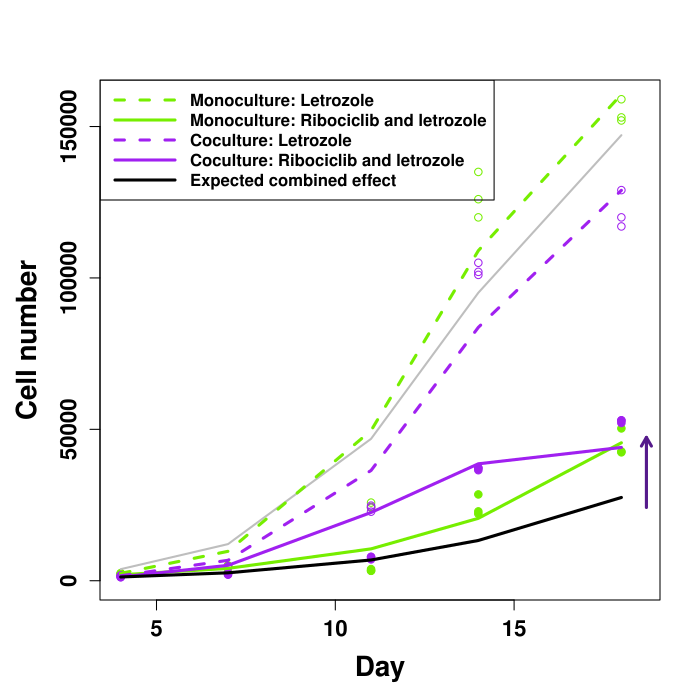

This figure's R source:
########################################################################
# Illustrate facilitation with other treatments (allfacil.R)
# Letrozole1 with lvl2=2: Point, no facilitation of S cells

pdf("suppfig9.pdf")
par(mar=c(5,5,4,2),font=2, font.axis=2, font.lab=2,
#    font.main=2,family="Arial")
    font.main=2)
days <- c(4,7,11,14,18)
lvl2s <- c(2,2,3)

########################################################################
# Illustrate facilitation modification (allfacilmod.R)
# Letrozole1 with lvl2=2: Point, facilitation of S cells reduced

inm <- 1
  nm <- "Letrozole4"
  tfile <- get(nm)
  tfile.rK <- get(paste0(nm,".rK"))
  lvl1 <- 2
  lvl2  <- 2

# Pull out the S files
  controlS <- subset(tfile,env=="S" & type=="S" & day %in% days &
                   ilvl1==1 & ilvl2==lvl2)
  riboS <- subset(tfile,env=="S" & type=="S" & day %in% days &
                  ilvl1==lvl1 & ilvl2==lvl2)
  competeS <- subset(tfile,env=="M" & type=="S" & day %in% days &
                   ilvl1==1 & ilvl2==lvl2)
  facilS <- subset(tfile,env=="M" & type=="S" & day %in% days &
                  ilvl1==lvl1 & ilvl2==lvl2)

# Pull out the R files
  controlR <- subset(tfile,env=="R" & type=="R" & day %in% days &
                   ilvl1==1 & ilvl2==lvl2)
  riboR <- subset(tfile,env=="R" & type=="R" & day %in% days &
                  ilvl1==lvl1 & ilvl2==lvl2)
  competeR <- subset(tfile,env=="M" & type=="R" & day %in% days &
                   ilvl1==1 & ilvl2==lvl2)
  facilR <- subset(tfile,env=="M" & type=="R" & day %in% days &
                  ilvl1==lvl1 & ilvl2==lvl2)

# Pull out the fits
  controlS.rK <- subset(tfile.rK,env=="S" & type=="S" & 
                   ilvl1==1 & ilvl2==lvl2)
  riboS.rK <- subset(tfile.rK,env=="S" & type=="S" & 
                  ilvl1==lvl1 & ilvl2==lvl2)
  competeS.rK <- subset(tfile.rK,env=="M" & type=="S" & 
                   ilvl1==1 & ilvl2==lvl2)
  facilS.rK <- subset(tfile.rK,env=="M" & type=="S" & 
                  ilvl1==lvl1 & ilvl2==lvl2)

  controlR.rK <- subset(tfile.rK,env=="R" & type=="R" & 
                   ilvl1==1 & ilvl2==lvl2)
  riboR.rK <- subset(tfile.rK,env=="R" & type=="R" & 
                  ilvl1==lvl1 & ilvl2==lvl2)
  competeR.rK <- subset(tfile.rK,env=="M" & type=="R" & 
                   ilvl1==1 & ilvl2==lvl2)
  facilR.rK <- subset(tfile.rK,env=="M" & type=="R" & 
                  ilvl1==lvl1 & ilvl2==lvl2)

# Make the predictions
  controlpredS <- data.frame(day=days,
                cells=lfun(mean(controlS$cells[controlS$day==4]),
                                controlS.rK$K,controlS.rK$r,days))

  ribopredS <- data.frame(day=days,
                cells=lfun(mean(riboS$cells[riboS$day==4]),
                                riboS.rK$K,riboS.rK$r,days))

  controlpredR <- data.frame(day=days,
                cells=lfun(mean(controlR$cells[controlR$day==4]),
                                controlR.rK$K,controlR.rK$r,days))

  ribopredR <- data.frame(day=days,
                cells=lfun(mean(riboR$cells[riboR$day==4]),
                                riboR.rK$K,riboR.rK$r,days))

# Pull out the parameters 
  competeparms <- c(rS=competeS.rK$r,
                  KS=competeS.rK$K,
                  rR=competeR.rK$r,
                  KR=competeR.rK$K,
                  alphaRS=competeR.rK$alpha,
                  alphaSR=competeS.rK$alpha)

  facilparms <- c(rS=facilS.rK$r,
                KS=facilS.rK$K,
                rR=facilR.rK$r,
                KR=facilR.rK$K,
                alphaRS=facilR.rK$alpha,
                alphaSR=facilS.rK$alpha)

  init <- c(mean(competeS$cells[competeS$day==4]),
          mean(competeR$cells[competeR$day==4]))
  names(init) <- c("S","R")
  LVout <- as.data.frame(ode(y=init,parms=competeparms,times=days,func=LVmodel))
  competepredS <- LVout$S
  competepredR <- LVout$R

  init <- c(mean(facilS$cells[facilS$day==4]),mean(facilR$cells[facilR$day==4]))
  names(init) <- c("S","R")
  LVout <- as.data.frame(ode(y=init, parms=facilparms,times=days, func=LVmodel))
  facilpredS <- LVout$S
  facilpredR <- LVout$R

# Make the null models to compare
  nullparms <- facilparms
  nullparms["rS"] <- (riboS.rK$r)*(competeS.rK$r)/controlS.rK$r
  nullparms["KS"] <- (riboS.rK$K)*(competeS.rK$K)/controlS.rK$K
  nullparms["rR"] <- (riboR.rK$r)*(competeR.rK$r)/controlR.rK$r
  nullparms["KR"] <- (riboR.rK$K)*(competeR.rK$K)/controlR.rK$K
  LVout <- as.data.frame(ode(y=init, parms=nullparms,times=days, func=LVmodel))
  nullpredS <- LVout$S
  nullpredR <- LVout$R

# Plot up the data for S
  ymax <- max(c(controlS$cells,riboS$cells,competeS$cells,facilS$cells))
  plot(cells ~ day,controlS,pch="",col=camacols["S"],
       xlim=c(4,18.5),ylim=c(0,ymax),
       xlab="Day",ylab="Cell number",cex.lab=1.7,cex.axis=1.3)
  points(cells ~ day,controlS,pch=1,col=camacols["S"])
  points(cells ~ day,riboS,pch=19,col=camacols["S"])
  points(cells ~ day,competeS,pch=1,col="purple")
  points(cells ~ day,facilS,pch=19,col="purple")
  legend("topleft",c("Monoculture: Letrozole",
                     "Monoculture: Ribociclib and letrozole",
                     "Coculture: Letrozole",
                     "Coculture: Ribociclib and letrozole",
                     "Expected combined effect"),lwd=3,seg.len=4,
         col=c(camacols["S"],camacols["S"],"purple","purple","black"),
         lty=c(2,1,2,1,1),cex=1.0)

# Add predicted to the graph
  lines(cells ~ day,untreatedpredS,lwd=2,lty=1,col="gray")
  lines(cells ~ day,controlpredS,lwd=3,lty=2,col=camacols["S"])
  lines(cells ~ day,ribopredS,lwd=3,col=camacols["S"])
  lines(days,competepredS,lwd=3,lty=2,col="purple")
  lines(days,facilpredS,lwd=3,col="purple")
  lines(days,nullpredS,lwd=3,col="black")

# Add arrow
    lday <- 5
    fudge <- -0.2
    fp <- facilpredS[lday]
    lp <- nullpredS[lday]
    dy <- max(days)+0.7
    arrows(dy,fp+fudge*(lp-fp),dy,fp+(1-fudge)*(lp-fp),
          col="purple4",code=1,lty=1,lwd=3,length=0.1)

# Do the stats
facilS$nullS <- nullpredS
facilS$logratS <- with(facilS,log(cells/nullS))
# print(summary(lm(logratS ~ day,facilS)))
## (Intercept)  -0.4352     0.1913   -2.28  0.04045 *  
## day           0.0720     0.0161    4.47  0.00063 ***
# There is still facilitation, but this has to be compared with the
# facilitation in the absence of a modifier.
letrofacilS <- facilS
# Just remake facilS without Letrozole
source("noestra.R")
noestrafacilS <- facilS

letrofacilS$flag <- "E"
noestrafacilS$flag <- "N"
allletro <- rbind(letrofacilS,noestrafacilS)
# print(summary(lm(logratS ~ day*flag,allletro)))
## (Intercept)  -0.4352     0.1709   -2.55  0.01716 *  
## day           0.0720     0.0144    5.00  3.3e-05 ***
## flagN         0.0275     0.2417    0.11  0.91043    
## day:flagN     0.0759     0.0203    3.73  0.00093 ***

########################################################################
# FOHTamoxifen with level2=1: Point, facilitation of S cells cancelled

inm <- 1
  nm <- "FOHTamoxifen"
  tfile <- get(nm)
  tfile.rK <- get(paste0(nm,".rK"))

# Pull out the S files
  controlS <- subset(tfile,env=="S" & type=="S" & day %in% days &
                   level1==0 & level2==1)
  riboS <- subset(tfile,env=="S" & type=="S" & day %in% days &
                  level1==200 & level2==1)
  competeS <- subset(tfile,env=="M" & type=="S" & day %in% days &
                   level1==0 & level2==1)
  facilS <- subset(tfile,env=="M" & type=="S" & day %in% days &
                  level1==200 & level2==1)

# Pull out the R files
  controlR <- subset(tfile,env=="R" & type=="R" & day %in% days &
                   level1==0 & level2==1)
  riboR <- subset(tfile,env=="R" & type=="R" & day %in% days &
                  level1==200 & level2==1)
  competeR <- subset(tfile,env=="M" & type=="R" & day %in% days &
                   level1==0 & level2==1)
  facilR <- subset(tfile,env=="M" & type=="R" & day %in% days &
                  level1==200 & level2==1)

# Pull out the fits
  controlS.rK <- subset(tfile.rK,env=="S" & type=="S" & 
                   level1==0 & level2==1)
  riboS.rK <- subset(tfile.rK,env=="S" & type=="S" & 
                  level1==200 & level2==1)
  competeS.rK <- subset(tfile.rK,env=="M" & type=="S" & 
                   level1==0 & level2==1)
  facilS.rK <- subset(tfile.rK,env=="M" & type=="S" & 
                  level1==200 & level2==1)

  controlR.rK <- subset(tfile.rK,env=="R" & type=="R" & 
                   level1==0 & level2==1)
  riboR.rK <- subset(tfile.rK,env=="R" & type=="R" & 
                  level1==200 & level2==1)
  competeR.rK <- subset(tfile.rK,env=="M" & type=="R" & 
                   level1==0 & level2==1)
  facilR.rK <- subset(tfile.rK,env=="M" & type=="R" & 
                  level1==200 & level2==1)

# Make the predictions
  controlpredS <- data.frame(day=days,
                cells=lfun(mean(controlS$cells[controlS$day==4]),
                                controlS.rK$K,controlS.rK$r,days))

  ribopredS <- data.frame(day=days,
                cells=lfun(mean(riboS$cells[riboS$day==4]),
                                riboS.rK$K,riboS.rK$r,days))

  controlpredR <- data.frame(day=days,
                cells=lfun(mean(controlR$cells[controlR$day==4]),
                                controlR.rK$K,controlR.rK$r,days))

  ribopredR <- data.frame(day=days,
                cells=lfun(mean(riboR$cells[riboR$day==4]),
                                riboR.rK$K,riboR.rK$r,days))

# Pull out the parameters 
  competeparms <- c(rS=competeS.rK$r,
                  KS=competeS.rK$K,
                  rR=competeR.rK$r,
                  KR=competeR.rK$K,
                  alphaRS=competeR.rK$alpha,
                  alphaSR=competeS.rK$alpha)

  facilparms <- c(rS=facilS.rK$r,
                KS=facilS.rK$K,
                rR=facilR.rK$r,
                KR=facilR.rK$K,
                alphaRS=facilR.rK$alpha,
                alphaSR=facilS.rK$alpha)

  init <- c(mean(competeS$cells[competeS$day==4]),
          mean(competeR$cells[competeR$day==4]))
  names(init) <- c("S","R")
  LVout <- as.data.frame(ode(y=init,parms=competeparms,times=days,func=LVmodel))
  competepredS <- LVout$S
  competepredR <- LVout$R

  init <- c(mean(facilS$cells[facilS$day==4]),mean(facilR$cells[facilR$day==4]))
  names(init) <- c("S","R")
  LVout <- as.data.frame(ode(y=init, parms=facilparms,times=days, func=LVmodel))
  facilpredS <- LVout$S
  facilpredR <- LVout$R

# Make the null models to compare
  nullparms <- facilparms
  nullparms["rS"] <- (riboS.rK$r)*(competeS.rK$r)/controlS.rK$r
  nullparms["KS"] <- (riboS.rK$K)*(competeS.rK$K)/controlS.rK$K
  nullparms["rR"] <- (riboR.rK$r)*(competeR.rK$r)/controlR.rK$r
  nullparms["KR"] <- (riboR.rK$K)*(competeR.rK$K)/controlR.rK$K
  LVout <- as.data.frame(ode(y=init, parms=nullparms,times=days, func=LVmodel))
  nullpredS <- LVout$S
  nullpredR <- LVout$R

# Plot up the data for S
  ymax <- max(c(controlS$cells,riboS$cells,competeS$cells,facilS$cells))
  plot(cells ~ day,controlS,pch="",col=camacols["S"],
       xlim=c(4,18.5),ylim=c(0,ymax),
       xlab="Day",ylab="Cell number",cex.lab=1.7,cex.axis=1.3)
  points(cells ~ day,controlS,pch=1,col=camacols["S"])
  points(cells ~ day,riboS,pch=19,col=camacols["S"])
  points(cells ~ day,competeS,pch=1,col="purple")
  points(cells ~ day,facilS,pch=19,col="purple")
  legend("topleft",c("Monoculture: Tamoxifen",
                     "Monoculture: Ribociclib and tamoxifen",
                     "Coculture: Tamoxifen",
                     "Coculture: Ribociclib and tamoxifen",
                     "Expected combined effect"),lwd=3,seg.len=4,
         col=c(camacols["S"],camacols["S"],"purple","purple","black"),
         lty=c(2,1,2,1,1),cex=1.0)

# Add predicted to the graph
  lines(cells ~ day,untreatedpredS,lwd=2,lty=1,col="gray")
  lines(cells ~ day,controlpredS,lwd=3,lty=2,col=camacols["S"])
  lines(cells ~ day,ribopredS,lwd=3,col=camacols["S"])
  lines(days,competepredS,lwd=3,lty=2,col="purple")
  lines(days,facilpredS,lwd=3,col="purple")
  lines(days,nullpredS,lwd=3,col="black")

# Add arrow
    lday <- 5
    fudge <- -0.2
    fp <- facilpredS[lday]
    lp <- nullpredS[lday]
    dy <- max(days)+0.7
    arrows(dy,fp+fudge*(lp-fp),dy,fp+(1-fudge)*(lp-fp),
          col="purple4",code=1,lty=1,lwd=3,length=0.1)

# Do the stats
facilS$nullS <- nullpredS
facilS$logratS <- with(facilS,log(cells/nullS))
# print(summary(lm(logratS ~ day,facilS)))
## (Intercept)  0.32204    0.10612    3.03   0.0096 **
## day         -0.02854    0.00893   -3.20   0.0070 **
# There is negative facilitation, but this has to be compared with the
# facilitation in the absence of a modifier.
tamoxfacilS <- facilS
# Just remake facilS without Tamoxifen
tamoxfacilS$flag <- "E"
tmp <- noestrafacilS
# tmp$ilvl1 <- NULL
# tmp$ilvl2 <- NULL
alltamox <- rbind(tamoxfacilS,tmp)
# print(summary(lm(logratS ~ day*flag,alltamox)))
## (Intercept)   0.3220     0.1287    2.50  0.01895 *  
## day          -0.0285     0.0108   -2.64  0.01398 *  
## flagN        -0.7298     0.1820   -4.01  0.00046 ***
## day:flagN     0.1765     0.0153   11.52    1e-11 ***

########################################################################
# Raloxifene with level2=75: Point, facilitation of S cells cancelled

inm <- 1
  nm <- "Raloxifene3"
  tfile <- get(nm)
  tfile.rK <- get(paste0(nm,".rK"))

# Pull out the S files
  controlS <- subset(tfile,env=="S" & type=="S" & day %in% days &
                   level1==0 & level2==75)
  riboS <- subset(tfile,env=="S" & type=="S" & day %in% days &
                  level1==200 & level2==75)
  competeS <- subset(tfile,env=="M" & type=="S" & day %in% days &
                   level1==0 & level2==75)
  facilS <- subset(tfile,env=="M" & type=="S" & day %in% days &
                  level1==200 & level2==75)

# Pull out the R files
  controlR <- subset(tfile,env=="R" & type=="R" & day %in% days &
                   level1==0 & level2==75)
  riboR <- subset(tfile,env=="R" & type=="R" & day %in% days &
                  level1==200 & level2==75)
  competeR <- subset(tfile,env=="M" & type=="R" & day %in% days &
                   level1==0 & level2==75)
  facilR <- subset(tfile,env=="M" & type=="R" & day %in% days &
                  level1==200 & level2==75)

# Pull out the fits
  controlS.rK <- subset(tfile.rK,env=="S" & type=="S" & 
                   level1==0 & level2==75)
  riboS.rK <- subset(tfile.rK,env=="S" & type=="S" & 
                  level1==200 & level2==75)
  competeS.rK <- subset(tfile.rK,env=="M" & type=="S" & 
                   level1==0 & level2==75)
  facilS.rK <- subset(tfile.rK,env=="M" & type=="S" & 
                  level1==200 & level2==75)

  controlR.rK <- subset(tfile.rK,env=="R" & type=="R" & 
                   level1==0 & level2==75)
  riboR.rK <- subset(tfile.rK,env=="R" & type=="R" & 
                  level1==200 & level2==75)
  competeR.rK <- subset(tfile.rK,env=="M" & type=="R" & 
                   level1==0 & level2==75)
  facilR.rK <- subset(tfile.rK,env=="M" & type=="R" & 
                  level1==200 & level2==75)

# Make the predictions
  controlpredS <- data.frame(day=days,
                cells=lfun(mean(controlS$cells[controlS$day==4]),
                                controlS.rK$K,controlS.rK$r,days))

  ribopredS <- data.frame(day=days,
                cells=lfun(mean(riboS$cells[riboS$day==4]),
                                riboS.rK$K,riboS.rK$r,days))

  controlpredR <- data.frame(day=days,
                cells=lfun(mean(controlR$cells[controlR$day==4]),
                                controlR.rK$K,controlR.rK$r,days))

  ribopredR <- data.frame(day=days,
                cells=lfun(mean(riboR$cells[riboR$day==4]),
                                riboR.rK$K,riboR.rK$r,days))

# Pull out the parameters 
  competeparms <- c(rS=competeS.rK$r,
                  KS=competeS.rK$K,
                  rR=competeR.rK$r,
                  KR=competeR.rK$K,
                  alphaRS=competeR.rK$alpha,
                  alphaSR=competeS.rK$alpha)

  facilparms <- c(rS=facilS.rK$r,
                KS=facilS.rK$K,
                rR=facilR.rK$r,
                KR=facilR.rK$K,
                alphaRS=facilR.rK$alpha,
                alphaSR=facilS.rK$alpha)

  init <- c(mean(competeS$cells[competeS$day==4]),
          mean(competeR$cells[competeR$day==4]))
  names(init) <- c("S","R")
  LVout <- as.data.frame(ode(y=init,parms=competeparms,times=days,func=LVmodel))
  competepredS <- LVout$S
  competepredR <- LVout$R

  init <- c(mean(facilS$cells[facilS$day==4]),mean(facilR$cells[facilR$day==4]))
  names(init) <- c("S","R")
  LVout <- as.data.frame(ode(y=init, parms=facilparms,times=days, func=LVmodel))
  facilpredS <- LVout$S
  facilpredR <- LVout$R

# Make the null models to compare
  nullparms <- facilparms
  nullparms["rS"] <- (riboS.rK$r)*(competeS.rK$r)/controlS.rK$r
  nullparms["KS"] <- (riboS.rK$K)*(competeS.rK$K)/controlS.rK$K
  nullparms["rR"] <- (riboR.rK$r)*(competeR.rK$r)/controlR.rK$r
  nullparms["KR"] <- (riboR.rK$K)*(competeR.rK$K)/controlR.rK$K
  LVout <- as.data.frame(ode(y=init, parms=nullparms,times=days, func=LVmodel))
  nullpredS <- LVout$S
  nullpredR <- LVout$R

# Plot up the data for S
  ymax <- max(c(controlS$cells,riboS$cells,competeS$cells,facilS$cells))
  plot(cells ~ day,controlS,pch="",col=camacols["S"],
       xlim=c(4,18.5),ylim=c(0,ymax),
       xlab="Day",ylab="Cell number",cex.lab=1.7,cex.axis=1.3)
  points(cells ~ day,controlS,pch=1,col=camacols["S"])
  points(cells ~ day,riboS,pch=19,col=camacols["S"])
  points(cells ~ day,competeS,pch=1,col="purple")
  points(cells ~ day,facilS,pch=19,col="purple")
  legend("topleft",c("Monoculture: Raloxifene",
                     "Monoculture: Ribociclib and raloxifene",
                     "Coculture: Raloxifene",
                     "Coculture: Ribociclib and raloxifene",
                     "Expected combined effect"),lwd=3,seg.len=4,
         col=c(camacols["S"],camacols["S"],"purple","purple","black"),
         lty=c(2,1,2,1,1),cex=1.0)

# Add predicted to the graph
  lines(cells ~ day,untreatedpredS,lwd=2,lty=1,col="gray")
  lines(cells ~ day,controlpredS,lwd=3,lty=2,col=camacols["S"])
  lines(cells ~ day,ribopredS,lwd=3,col=camacols["S"])
  lines(days,competepredS,lwd=3,lty=2,col="purple")
  lines(days,facilpredS,lwd=3,col="purple")
  lines(days,nullpredS,lwd=3,col="black")

# Add arrow
    lday <- 5
    fudge <- -0.2
    fp <- facilpredS[lday]
    lp <- nullpredS[lday]
    dy <- max(days)+0.7
    arrows(dy,fp+fudge*(lp-fp),dy,fp+(1-fudge)*(lp-fp),
          col="purple4",code=1,lty=1,lwd=3,length=0.1)

# Do the stats
facilS$nullS <- nullpredS
facilS$logratS <- with(facilS,log(cells/nullS))
# print(summary(lm(logratS ~ day,facilS)))
## (Intercept) -0.01810    0.06005   -0.30     0.77    
## day          0.03065    0.00505    6.07    4e-05 ***
# There is still facilitation, but this has to be compared with the
# facilitation in the absence of a modifier.
raloxfacilS <- facilS
# Just remake facilS without Raloxifene
raloxfacilS$flag <- "E"
tmp <- noestrafacilS
# tmp$ilvl1 <- NULL
# tmp$ilvl2 <- NULL
allralox <- rbind(raloxfacilS,tmp)
# print(summary(lm(logratS ~ day*flag,allralox)))
## (Intercept)  -0.0181     0.1128   -0.16   0.8738    
## day           0.0307     0.0095    3.23   0.0034 ** 
## flagN        -0.3896     0.1596   -2.44   0.0217 *  
## day:flagN     0.1173     0.0134    8.73  3.3e-09 ***

dev.off()
